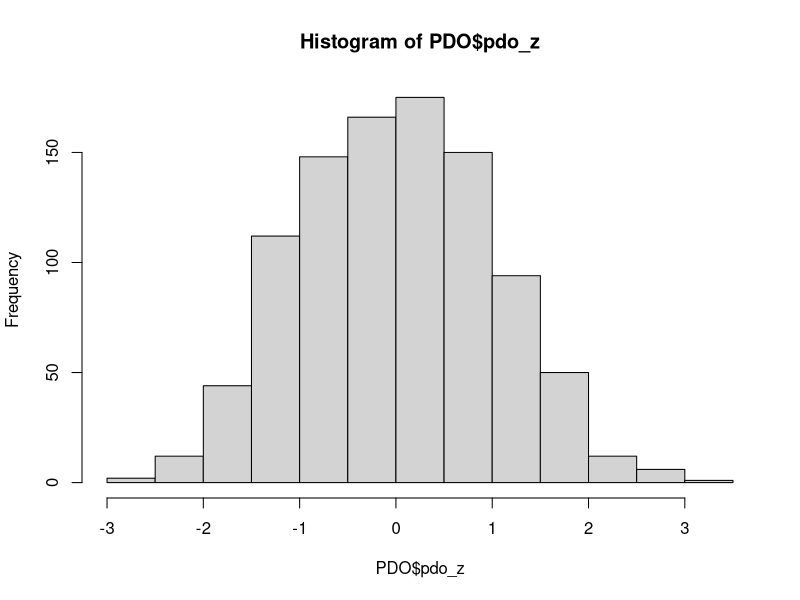
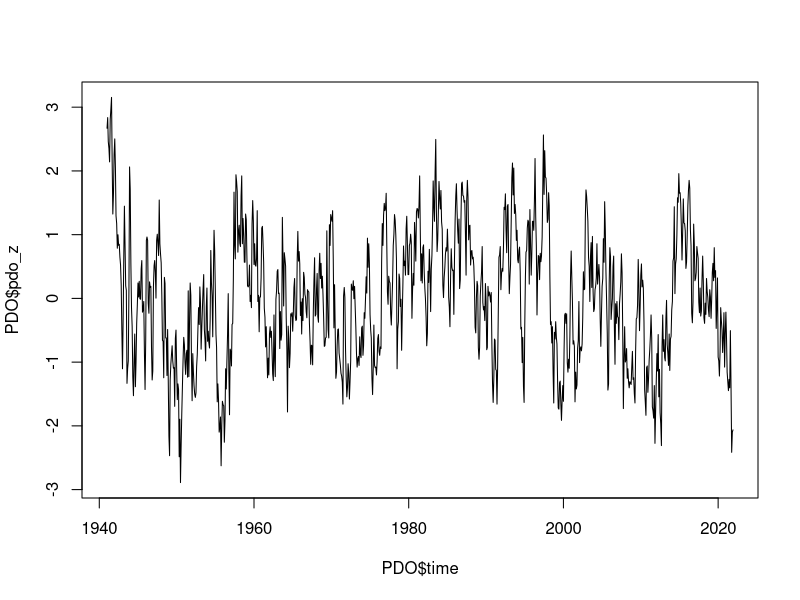

R code for these plots, in order: (Note: this script raises an error after producing the figures.)
################################################################################
#############          Pelagic Synthesis           #############################
#############             FEB-2025                 #############################
#############         CCE - Double Integration     #############################
## by: Alexandra Cabanelas 
################################################################################
## CCE LTER
## Driver = Pacific Decadal Oscillation (PDO)
## Biology = Nyctiphanes simplex (abundance m2)
## 2 year integration time 
## season = spring (Feb, Mar, Apr, May)
## years = 1951 - 2021
## night tows only

# Script #3 : integration_CCE

# script to integrate and test correlations

#######   ----   Integration Calculations:
# 1) Biological TS (annual)
#     a. Log(x + min/2) transformation == for CCE, Log(Abundance per m2 + 1)
#     b. Spatial average
#     c. Z-score transformation for plotting on same axes
# 2) Driver TS (monthly)
#     a. Raw TS (at higher resolution than bio TS)
#     b. Temporally average (backwards in time) over characteristic 
#        time span of organism - 1st integration
#     c. Temporally average again - 2nd integration 
# INTEGRATING ONCE IN THIS ANALYSIS*
# 3) Test correlations between bio TS + each driver TS 
################################################################################

## ------------------------------------------ ##
#            Packages -----
## ------------------------------------------ ##
library(tidyverse) #v2.0.0
library(cowplot) #v1.1.3

## ------------------------------------------ ##
#           1) Biology Data -----
## ------------------------------------------ ##
euphs <- read.csv(file.path("raw",
                            "CCE",
                            "nsimplex_CCE.csv")) %>%
  mutate(taxa = "Nsimplex") %>% 
  # --- add the missing years -----
  #no sampling = 1967, 1968, 1971, 1973 and 2020
  #real 0s = 1972, 1976, 2010-2012
  complete(Year = seq(min(Year), max(Year), by = 1)) %>%
  #as.data.frame() %>%
  arrange(Year) %>%
  mutate(
    # --- linear interpolation - these analyses dont like NAs -----
    Abundance = approx(Year, Abundance, xout = Year)$y,  
  
    # --- calculate anomalies -----
    # Abundance = Log10(Abundance per m2 + 1)
    Yc_mean = mean(Abundance, na.rm = TRUE),
    # the matlab code uses sample (denominator = n-1) sd
    Yc_sd = sd(Abundance, na.rm = TRUE), 
    #^same as: sqrt(sum((Abundance - Yc_mean)^2, na.rm = TRUE) / (sum(!is.na(Abundance)) - 1))
    #for pop sd(denominator=n) = sqrt(sum((Abundance - Yc_mean)^2, na.rm = TRUE) / sum(!is.na(Abundance)))
  
    # --- Z-score ----- 
    Anomaly_yr = (Abundance - Yc_mean) / Yc_sd, 
    # or Anomaly_yr = scale(Abundance)[, 1] #sample SD
    
    # --- give abundance data day & month to match index (March 1st to each yr)
    date = as.Date(paste0(Year, "-03-01"))                
  ) %>%
  # --- fill region and taxa metadata so they arent NA -----
  fill(Region, taxa, .direction = "downup")              

## ------------------------------------------ ##
#           2) Driver Data -----
## ------------------------------------------ ##
PDO <- read.csv(file.path("raw",
                          "CCE",
                          "PDO.csv")) %>%
  # long format
  pivot_longer(cols = Jan:Dec,
               names_to = "month",
               values_to = "pdo") %>%
  #filtering 10 yrs before bio data
  filter(Year >= 1941, Year <= 2021, pdo < 99) %>%
  mutate(
    #turn month into integer
    month = match(month, month.abb),
    #convert time to POSIXct
    time = as.POSIXct(paste(Year, month, "01"), 
                      format = "%Y %m %d", 
                      tz = "UTC"),
    # --- Z-score PDO ----- 
    pdo_z = (pdo - mean(pdo, na.rm = TRUE)) / sd(pdo, na.rm = TRUE)
    #or pdo_z = scale(pdo)[, 1]
  ) %>%
  as.data.frame() %>%
  select(time, pdo, pdo_z)

mean(PDO$pdo_z)  # should be close to 0
sd(PDO$pdo_z)    # should be close to 1
hist(PDO$pdo_z) 
plot(PDO$time, PDO$pdo_z, type = "l")

## ------------------------------------------ ##
#  Function for integrations (matching MATLAB/Manu's approach) -----
## ------------------------------------------ ##
# AR(1) style autoregressive smoothing
recursive_integration <- function(x, tau, dt = 1) {
  # calculate autoregressive weight (how much past value is retained)
  # tau = memory in months, dt = time step 1 month
  alpha <- 1 - dt / tau # autoregressive weight; alpha bio, Euler
  y <- numeric(length(x)) #bio response
  y[1] <- x[1] # initial condition; (MATLAB: o(1) = forc.sig(1))
  for (i in 1:(length(x) - 1)) {
    y[i + 1] <- alpha * y[i] + x[i] * dt #forward recursion loop
  }
  return(y)
}

# set parameters
tau_bio <- 24        # biology memory in months
dt <- 1              # monthly time steps

## ------------------------------------------ ##
#  Apply integration (biological response) -----
## ------------------------------------------ ##

PDO <- PDO %>%
  mutate(
    pdo_int = recursive_integration(pdo_z, 
                                    tau = tau_bio, 
                                    dt = dt),
    # zscore after integration
    pdo_int_z = (pdo_int - mean(pdo_int, na.rm = TRUE)) / sd(pdo_int, na.rm = TRUE),  
    # or pdo_int_z = scale(PDO$pdo_int)[,1]  
    time = as.Date(time))

## ------------------------------------------ ##
#   3) Test Correlations -----
## ------------------------------------------ ##

# --- interpolate (bio is yearly, pdo is monthly) -----
euphs <- euphs %>%
  mutate(
    pdo_orig = approx(PDO$time, PDO$pdo_z, xout = date, rule = 1)$y,
    pdo_int  = approx(PDO$time, PDO$pdo_int_z, xout = date, rule = 1)$y
  )
#rule 2 = extend edge values beyond data range; rule 1 & 2 give same results here

# --- correlations -----
cor_raw <- cor(euphs$Anomaly_yr, euphs$pdo_orig)
cor_int <- cor(euphs$Anomaly_yr, euphs$pdo_int)

# --- get conventional p-values -----
pval_raw <- cor.test(euphs$Anomaly_yr, euphs$pdo_orig)$p.value
pval_int <- cor.test(euphs$Anomaly_yr, euphs$pdo_int)$p.value

## ------------------------------------------ ##
#   Store Results -----
## ------------------------------------------ ##
cor_CCE <- data.frame(site = "CCE",
                       taxa = "Nsimplex",
                       season = "spring",
                       cor_Norm = cor_raw, 
                       cor_Int = cor_int, 
                       pval_Norm = pval_raw, 
                       pval_Int = pval_int
)
cor_CCE

## ------------------------------------------ ##
#   Export CSVs -----
## ------------------------------------------ ##

# save N. simplex Z-score data 
write.csv(euphs[, c("date", "Anomaly_yr", "taxa")], "output/CCE/nsimplex_zscore.csv", row.names = FALSE)

# save PDO monthly z-scored
write.csv(PDO[, c("time", "pdo_z")], "output/CCE/pdo_z_output.csv", row.names = FALSE)

# save integration results 
#write.csv(cor_CCE, "output/CCE/cor_Nsimplex_CCE.csv")

## ------------------------------------------ ##
#     Plots -----
## ------------------------------------------ ## 
(NormPlot <- ggplot() +
  # Driver time series (PDO normalized)
  geom_line(data = PDO, aes(x = time, y = pdo_z, color = "PDO"), 
            linewidth = 1.2) +
  # Nsimplex time series (Abundance)
  geom_line(data = euphs, aes(x = date, y = Anomaly_yr, color = "Abundance"), 
            linewidth = 1.2) +
  # annotate correlation coefficient
  annotate("text", x = as.Date("1960-01-01"), y = 3,
           label = sprintf("r == %.2f", cor_raw),
           parse = TRUE, hjust = 0, vjust = 1, color = "black", size = 5.5) +
  # annotate p-value
  annotate("text", x = as.Date("1960-01-01"), y = 2.4,
           label = if (pval_raw < 0.001) {
             as.expression(bquote(italic(p) < 0.001))
           } else {
             as.expression(bquote(italic(p) == .(round(pval_raw, 3))))
           },
           parse = TRUE, hjust = 0, vjust = 1, color = "black", size = 5.5) +
  theme_bw() +
  theme(axis.title.x = element_blank(),
        axis.text.x = element_blank(),
        axis.title.y = element_text(size = 19, color = "black", face = "bold"),
        axis.text.y = element_text(size = 15, color = "black"),
        axis.ticks.x = element_blank(),
        legend.title = element_blank(),
        legend.text = element_text(size = 15, face = "bold"),
        legend.key.size = unit(2, "lines"),
        legend.position = "bottom",
        plot.title = element_blank()) +
  # x-axis settings
  scale_x_date(breaks = seq(as.Date("1950-01-01"), as.Date("2022-01-01"), 
                            by = "10 years"),
               date_labels = "%Y", expand = c(0, 0)) +
  coord_cartesian(xlim = as.Date(c("1950-01-01", "2022-01-01"))) +
  # manual color legend
  scale_color_manual(values = c("PDO" = "red", "Abundance" = "blue")) +
  labs(y = "PDO")
)

(Int1Plot <- ggplot() +
  # Driver time series (Integrated PDO)
  geom_line(data = PDO, aes(x = time, y = pdo_int_z, color = "PDO"), 
            linewidth = 1.2) +
  # Nsimplex time series (Abundance)
  geom_line(data = euphs, aes(x = date, y = Anomaly_yr, color = "Abundance"), 
            linewidth = 1.2) +
  # annotate correlation coefficient
  annotate("text", x = as.Date("1960-01-01"), y = 3,
           label = sprintf("r == %.2f", cor_int),
           parse = TRUE, hjust = 0, vjust = 1, color = "black", size = 5.5) +
  # annotate p-value
  annotate("text", x = as.Date("1960-01-01"), y = 2.4,
           label = if (pval_int < 0.001) {
             as.expression(bquote(italic(p) < 0.001))
           } else {
             as.expression(bquote(italic(p) == .(round(pval_int, 3))))
           },
           parse = TRUE, hjust = 0, vjust = 1, color = "black", size = 5.5) +
  theme_bw() +
  theme(axis.title.x = element_blank(),
        axis.title.y = element_text(size = 19, color = "black", face = "bold"),
        axis.text = element_text(size = 15, color = "black"),
        legend.title = element_blank(),
        legend.text = element_text(size = 15, face = "bold"),
        legend.key.size = unit(2, "lines"),
        plot.title = element_blank()) +
  # x-axis settings
  scale_x_date(breaks = seq(as.Date("1950-01-01"), as.Date("2022-01-01"), 
                            by = "10 years"),
               date_labels = "%Y", expand = c(0, 0)) +
  coord_cartesian(xlim = as.Date(c("1950-01-01", "2022-01-01"))) +
  # manual color legend
  scale_color_manual(values = c("PDO" = "red", "Abundance" = "blue")) +
  # y-axis label
  labs(y = "Integrated PDO")
)

legend <- cowplot::get_plot_component(NormPlot, 'guide-box-bottom', 
                                      return_all = TRUE)
cowplot::ggdraw(legend)

# remove legend
NormPlot <- NormPlot + theme(legend.position = "none")
Int1Plot <- Int1Plot + theme(legend.position = "none")

# combine plots into one grid
combined_plots <- plot_grid(NormPlot, Int1Plot,
                            ncol = 1, align = "v")

# add plot title 
title <- ggdraw() +
  draw_label(label = bquote("CCE " * italic("Nyctiphanes simplex") * " Spring"), 
             size = 18) +
  theme(plot.background = element_rect(fill = "transparent"))

# combine title and plots
(final_plot <- plot_grid(title, combined_plots, legend, ncol = 1, 
                         rel_heights = c(0.07, 0.8, 0.07))) 

# export and save plot
ggsave("figures/CCE/conventional_CCE_Ns_spring.png", 
       final_plot, 
       width = 8, height = 8, dpi = 300, 
       bg = "white")
##################################################################





### to test sensitivity 
taus <- seq(6, 120, by = 6)  # test from 0.5 years to 10 years in 0.5-year steps 
#taus <- c(6, 12, 24)

cor_vals <- numeric(length(taus))

for (i in seq_along(taus)) {
  tau <- taus[i]  # current damping timescale in months
  
  # Apply the recursive integration using your defined function
  # This integrates the standardized PDO time series with memory = tau
  pdo_int <- recursive_integration(PDO$pdo_z, tau = tau, dt = 1)
  
  # Z-score the integrated PDO time series (so it's centered/scaled before correlation)
  pdo_int_z <- (pdo_int - mean(pdo_int, na.rm = TRUE)) / sd(pdo_int, na.rm = TRUE)
  
  # Interpolate the integrated PDO (monthly) to match the yearly euphausiid dates
  pdo_interp <- approx(PDO$time, pdo_int_z, xout = euphs$date)$y
  
  # Calculate correlation between yearly euphausiid anomalies and the integrated PDO
  cor_vals[i] <- cor(euphs$Anomaly_yr, pdo_interp, use = "pairwise.complete.obs")
}

# Plot the results: Correlation as a function of timescale (in years)
plot(taus / 12, cor_vals, type = "l", lwd = 2, col = "black", 
     xlab = "Timescale τ (years)", 
     ylab = "Correlation",
     main = "Sensitivity to τ (biological memory)")



for (tau in taus) {
  PDO[[paste0("bio_tau", tau)]] <- recursive_integration(PDO$ocean, tau = tau)
}

#########
ggplot(PDO, aes(x = time)) +
  geom_line(aes(y = pdo_z), color = "black", linewidth = 1.2) +
  geom_line(aes(y = bio_z), color = "red", linewidth = 1.2) +
  labs(y = "Standardized Value", x = "Year", title = "PDO (z-scored) and 2× Integrated Signal") +
  theme_minimal()
